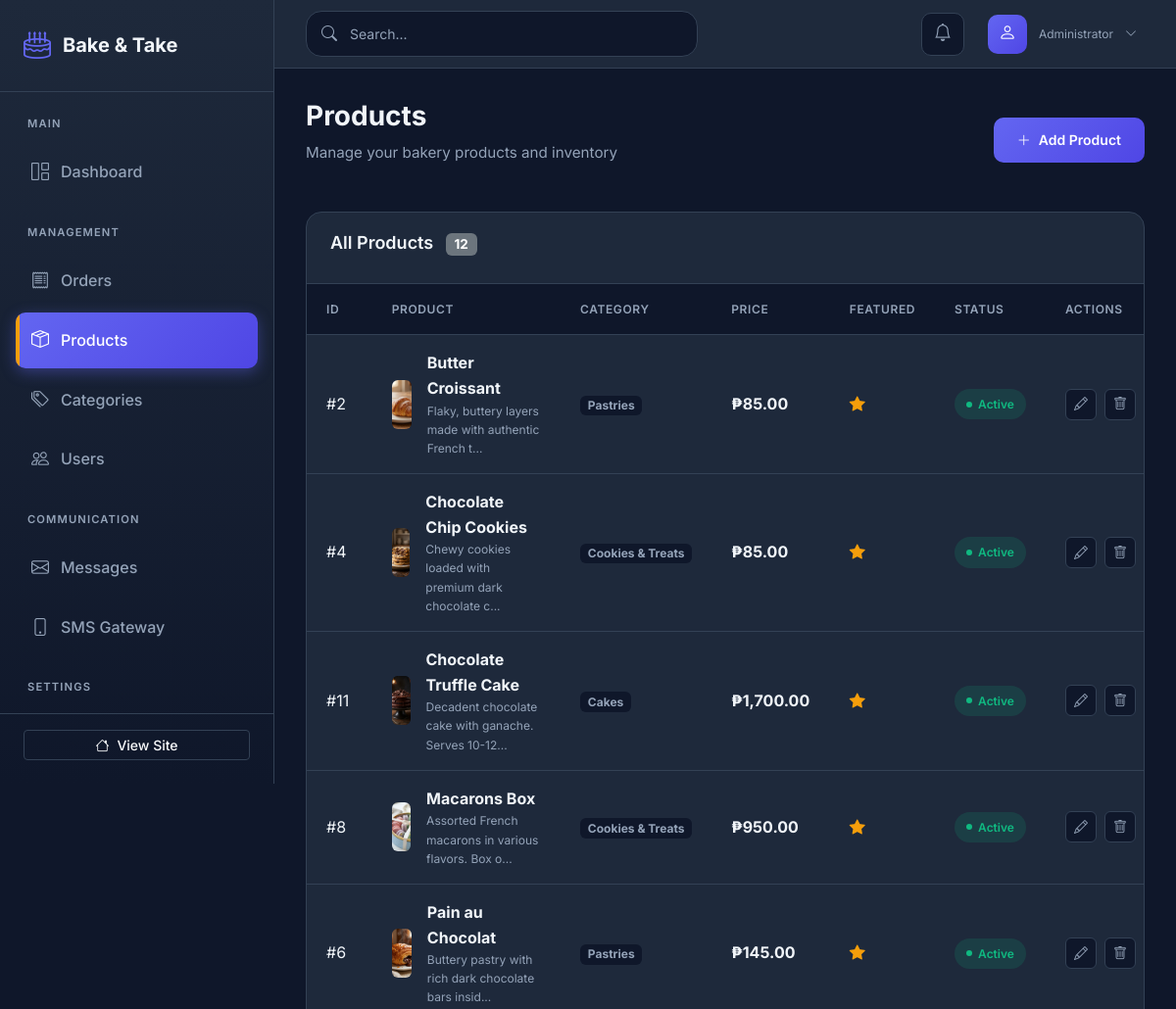
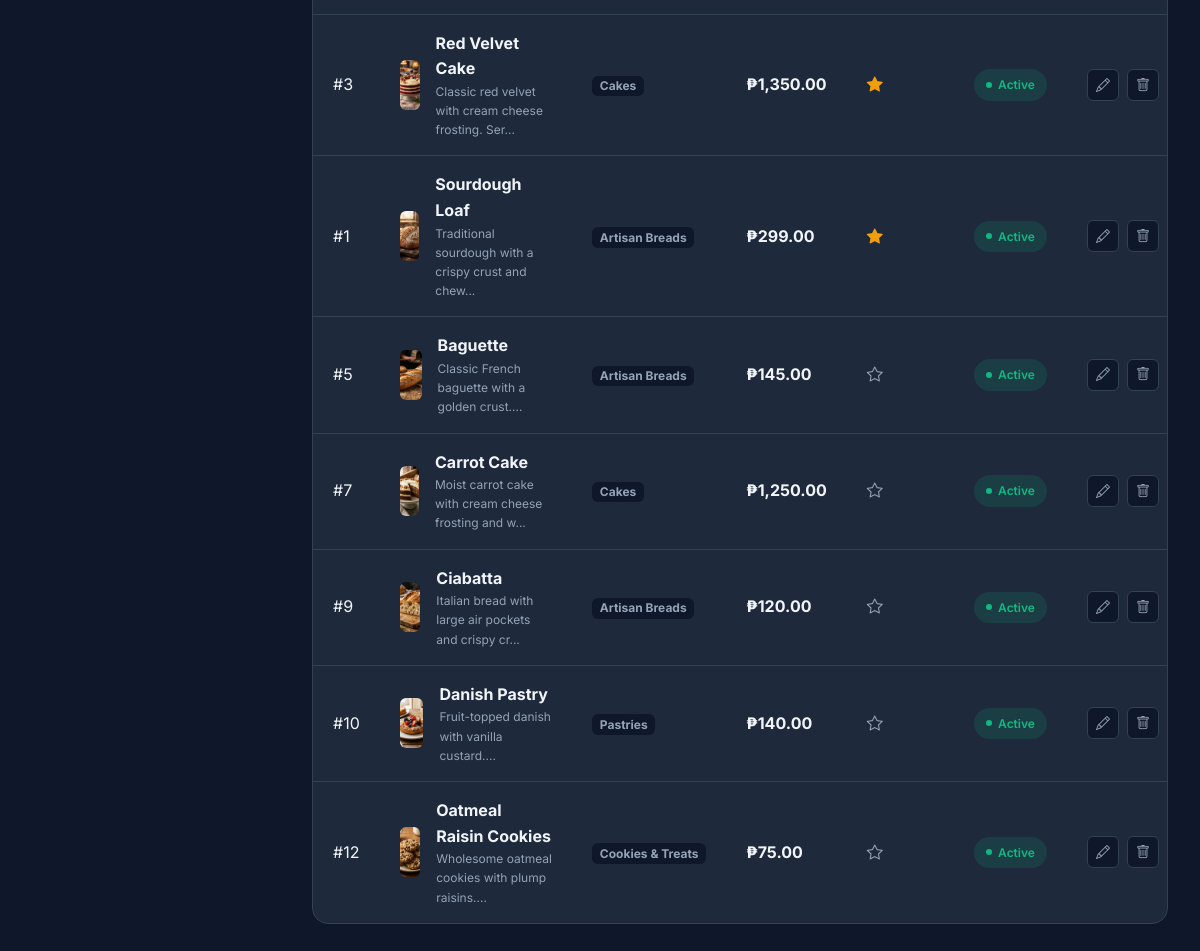
Page /admin/index.php?page=products (signed in) on the committed database (2 pictures, top to bottom).
### tables this page shows
CREATE TABLE IF NOT EXISTS products (
    id INT AUTO_INCREMENT PRIMARY KEY,
    category_id INT,
    name VARCHAR(200) NOT NULL,
    slug VARCHAR(200) NOT NULL UNIQUE,
    description TEXT,
    price DECIMAL(10, 2) NOT NULL,
    image VARCHAR(255),
    featured BOOLEAN DEFAULT FALSE,
    active BOOLEAN DEFAULT TRUE,
    created_at TIMESTAMP DEFAULT CURRENT_TIMESTAMP,
    updated_at TIMESTAMP DEFAULT CURRENT_TIMESTAMP ON UPDATE CURRENT_TIMESTAMP,
    FOREIGN KEY (category_id) REFERENCES categories(id) ON DELETE SET NULL
);

CREATE TABLE IF NOT EXISTS categories (
    id INT AUTO_INCREMENT PRIMARY KEY,
    name VARCHAR(100) NOT NULL,
    slug VARCHAR(100) NOT NULL UNIQUE,
    icon VARCHAR(50),
    description TEXT,
    created_at TIMESTAMP DEFAULT CURRENT_TIMESTAMP
);

### includes/functions.php (called while the page is built, shortened)
<?php
function sanitize($input) {
    return htmlspecialchars(trim($input), ENT_QUOTES, 'UTF-8');
}
function formatPrice($price) {
    return '₱' . number_format($price, 2);
}
function getAllProducts() {
    global $pdo, $PRODUCTS;
    if ($pdo) {
        try {
            $stmt = $pdo->query("
                SELECT p.*, c.slug as category
                FROM products p
                LEFT JOIN categories c ON p.category_id = c.id
                WHERE p.active = 1
                ORDER BY p.featured DESC, p.name ASC
            ");
            $products = $stmt->fetchAll();
            return $products;
        } catch (PDOException $e) {
            return $PRODUCTS;
        }
    }
    return $PRODUCTS;
}
function getCategoryName($slug) {
    global $pdo, $CATEGORIES;
    if ($pdo) {
        try {
            $stmt = $pdo->prepare("SELECT name FROM categories WHERE slug = ?");
            $stmt->execute([$slug]);
            $category = $stmt->fetch();
            if ($category) {
                return $category['name'];
            }
        } catch (PDOException $e) {
        }
    }
    return isset($CATEGORIES[$slug]) ? $CATEGORIES[$slug]['name'] : 'All Products';
}
function getProductImage($image) {
    return "assets/images/products/{$image}";
}
?>

### admin/pages/products.php (the view, shortened to what this page needs)
<?php
$products = getAllProducts();
?>
<div class="page-header d-flex justify-content-between align-items-center">
    <div>
        <h1 class="page-title">Products</h1>
        <p class="page-subtitle">Manage your bakery products and inventory</p>
    </div>
    <button class="btn-admin-primary" data-bs-toggle="modal" data-bs-target="#addProductModal">
        <i class="bi bi-plus-lg"></i> Add Product
    </button>
</div>
<div class="admin-card">
    <div class="admin-card-header">
        <h3 class="admin-card-title">
            All Products
            <span class="badge bg-secondary ms-2"><?php echo count($products); ?></span>
        </h3>
    </div>
    <div class="admin-card-body p-0">
        <?php if (empty($products)): ?>
        <div class="empty-state">
            <i class="bi bi-box-seam"></i>
            <h3>No products yet</h3>
            <p>Start by adding your first product.</p>
            <button class="btn-admin-primary" data-bs-toggle="modal" data-bs-target="#addProductModal">
                <i class="bi bi-plus-lg"></i> Add Product
            </button>
        </div>
        <?php else: ?>
        <div class="table-responsive">
            <table class="admin-table">
                <thead>
                    <tr>
                        <th style="width: 50px;">ID</th>
                        <th>Product</th>
                        <th>Category</th>
                        <th>Price</th>
                        <th>Featured</th>
                        <th>Status</th>
                        <th>Actions</th>
                    </tr>
                </thead>
                <tbody>
                    <?php foreach ($products as $product): ?>
                    <tr>
                        <td>#<?php echo $product['id']; ?></td>
                        <td>
                            <div class="d-flex align-items-center gap-3">
                                <div style="width: 50px; height: 50px; background: var(--admin-dark); border-radius: var(--radius-sm); display: flex; align-items: center; justify-content: center; overflow: hidden;">
                                    <?php if ($product['image']): ?>
                                    <img src="../<?php echo getProductImage($product['image']); ?>"
                                         alt="<?php echo sanitize($product['name']); ?>"
                                         style="width: 100%; height: 100%; object-fit: cover;">
                                    <?php else: ?>
                                    <i class="bi bi-image" style="color: var(--admin-text-muted);"></i>
                                    <?php endif; ?>
                                </div>
                                <div>
                                    <strong><?php echo sanitize($product['name']); ?></strong>
                                    <div style="font-size: 0.75rem; color: var(--admin-text-muted);">
                                        <?php echo sanitize(substr($product['description'], 0, 50)); ?>...
                                    </div>
                                </div>
                            </div>
                        </td>
                        <td>
                            <span class="badge" style="background: var(--admin-dark); color: var(--admin-text-muted);">
                                <?php echo getCategoryName($product['category']); ?>
                            </span>
                        </td>
                        <td><strong><?php echo formatPrice($product['price']); ?></strong></td>
                        <td>
                            <?php if ($product['featured']): ?>
                            <i class="bi bi-star-fill" style="color: var(--admin-accent);"></i>
                            <?php else: ?>
                            <i class="bi bi-star" style="color: var(--admin-text-muted);"></i>
                            <?php endif; ?>
                        </td>
                        <td>
                            <span class="status-badge <?php echo (isset($product['active']) && $product['active']) || !isset($product['active']) ? 'ready' : 'cancelled'; ?>">
                                <?php echo (isset($product['active']) && $product['active']) || !isset($product['active']) ? 'Active' : 'Inactive'; ?>
                            </span>
                        </td>
                        <td>
                            <div class="action-buttons">
                                <button class="btn-action edit" title="Edit" data-bs-toggle="modal" data-bs-target="#editProductModal<?php echo $product['id']; ?>">
                                    <i class="bi bi-pencil"></i>
                                </button>
                                <form action="includes/manage_product.php" method="POST" style="display: inline;" onsubmit="return confirm('Are you sure you want to delete this product?');">
                                    <button type="submit" class="btn-action delete" title="Delete">
                                        <i class="bi bi-trash"></i>
                                    </button>
                                </form>
                            </div>
                        </td>
                    </tr>
                    <?php endforeach; ?>
                </tbody>
            </table>
        </div>
        <?php endif; ?>
    </div>
</div>

### admin/index.php (shortened to what this page needs)
<?php
require_once '../includes/config.php';
require_once '../includes/functions.php';
$page = isset($_GET['page']) ? $_GET['page'] : 'dashboard';
?>
<!DOCTYPE html>
<html lang="en">
<head>
    <link href="https://cdn.jsdelivr.net/npm/bootstrap@5.3.2/dist/css/bootstrap.min.css" rel="stylesheet">
    <link href="https://cdn.jsdelivr.net/npm/bootstrap-icons@1.11.1/font/bootstrap-icons.css" rel="stylesheet">
    <link href="assets/css/admin.css" rel="stylesheet">
</head>
<body>
    <aside class="admin-sidebar" id="adminSidebar">
        <div class="sidebar-header">
            <a href="index.php" class="sidebar-brand">
                <i class="bi bi-cake2"></i>
                <span>Bake & Take</span>
            </a>
        </div>
        <nav class="sidebar-nav">
            <div class="nav-section">
                <span class="nav-section-title">Main</span>
                <a href="index.php" class="nav-link <?php echo $page === 'dashboard' ? 'active' : ''; ?>">
                    <i class="bi bi-grid-1x2"></i>
                    <span>Dashboard</span>
                </a>
            </div>
            <div class="nav-section">
                <span class="nav-section-title">Management</span>
                <a href="index.php?page=orders" class="nav-link <?php echo $page === 'orders' ? 'active' : ''; ?>">
                    <i class="bi bi-receipt"></i>
                    <span>Orders</span>
                </a>
                <a href="index.php?page=products" class="nav-link <?php echo $page === 'products' ? 'active' : ''; ?>">
                    <i class="bi bi-box-seam"></i>
                    <span>Products</span>
                </a>
                <a href="index.php?page=categories" class="nav-link <?php echo $page === 'categories' ? 'active' : ''; ?>">
                    <i class="bi bi-tags"></i>
                    <span>Categories</span>
                </a>
                <a href="index.php?page=users" class="nav-link <?php echo $page === 'users' ? 'active' : ''; ?>">
                    <i class="bi bi-people"></i>
                    <span>Users</span>
                </a>
            </div>
            <div class="nav-section">
                <span class="nav-section-title">Communication</span>
                <a href="index.php?page=messages" class="nav-link <?php echo $page === 'messages' ? 'active' : ''; ?>">
                    <i class="bi bi-envelope"></i>
                    <span>Messages</span>
                </a>
                <a href="index.php?page=sms" class="nav-link <?php echo $page === 'sms' ? 'active' : ''; ?>">
                    <i class="bi bi-phone"></i>
                    <span>SMS Gateway</span>
                </a>
            </div>
            <div class="nav-section">
                <span class="nav-section-title">Settings</span>
                <a href="index.php?page=backup" class="nav-link <?php echo $page === 'backup' ? 'active' : ''; ?>">
                </a>
            </div>
        </nav>
        <div class="sidebar-footer">
            <a href="../index.php" class="btn btn-outline-light btn-sm w-100">
                <i class="bi bi-house me-2"></i>View Site
            </a>
        </div>
    </aside>
    <div class="admin-main">
        <header class="admin-header">
            <div class="header-search">
                <i class="bi bi-search"></i>
                <input type="text" placeholder="Search..." class="form-control">
            </div>
            <div class="header-actions">
                <div class="dropdown">
                    <button class="btn-icon" data-bs-toggle="dropdown">
                        <i class="bi bi-bell"></i>
                    </button>
                </div>
                <div class="dropdown">
                    <button class="user-dropdown" data-bs-toggle="dropdown">
                        <div class="user-avatar">
                            <i class="bi bi-person"></i>
                        </div>
                        <div class="user-info">
                            <span class="user-role">Administrator</span>
                        </div>
                        <i class="bi bi-chevron-down"></i>
                    </button>
                </div>
            </div>
        </header>
        <main class="admin-content">
            <?php include "pages/{$page}.php"; ?>
        </main>
    </div>
</body>
</html>

### rows in the picture
products: id "2", image (picture), name "Butter Croissant", description "Flaky, buttery layers made with authentic French t", category.name "Pastries", price "₱85.00", featured 1 (drawn), active "Active"
products: id "4", image (picture), name "Chocolate Chip Cookies", description "Chewy cookies loaded with premium dark chocolate c", category.name "Cookies & Treats", price "₱85.00", featured 1 (drawn), active "Active"
products: id "11", image (picture), name "Chocolate Truffle Cake", description "Decadent chocolate cake with ganache. Serves 10-12", category.name "Cakes", price "₱1,700.00", featured 1 (drawn), active "Active"
products: id "8", image (picture), name "Macarons Box", description "Assorted French macarons in various flavors. Box o", category.name "Cookies & Treats", price "₱950.00", featured 1 (drawn), active "Active"
products: id "6", image (picture), name "Pain au Chocolat", description "Buttery pastry with rich dark chocolate bars insid", category.name "Pastries", price "₱145.00", featured 1 (drawn), active "Active"
products: id "3", image (picture), name "Red Velvet Cake", description "Classic red velvet with cream cheese frosting. Ser", category.name "Cakes", price "₱1,350.00", featured 1 (drawn), active "Active"
products: id "1", image (picture), name "Sourdough Loaf", description "Traditional sourdough with a crispy crust and chew", category.name "Artisan Breads", price "₱299.00", featured 1 (drawn), active "Active"
products: id "5", image (picture), name "Baguette", description "Classic French baguette with a golden crust.", category.name "Artisan Breads", price "₱145.00", featured 0 (drawn), active "Active"
products: id "7", image (picture), name "Carrot Cake", description "Moist carrot cake with cream cheese frosting and w", category.name "Cakes", price "₱1,250.00", featured 0 (drawn), active "Active"
products: id "9", image (picture), name "Ciabatta", description "Italian bread with large air pockets and crispy cr", category.name "Artisan Breads", price "₱120.00", featured 0 (drawn), active "Active"
products: id "10", image (picture), name "Danish Pastry", description "Fruit-topped danish with vanilla custard.", category.name "Pastries", price "₱140.00", featured 0 (drawn), active "Active"
products: id "12", image (picture), name "Oatmeal Raisin Cookies", description "Wholesome oatmeal cookies with plump raisins.", category.name "Cookies & Treats", price "₱75.00", featured 0 (drawn), active "Active"

### other values in the picture
count($products) "12"
